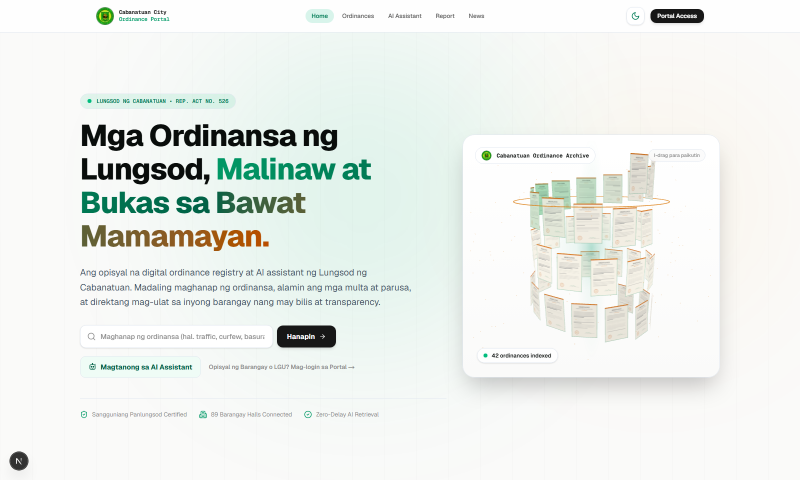
#> input picture docs/screenshot_compilation/screens/01_Citizen_Homepage_Hero.png, 1600 x 960 px (shown at 1/2 size)
$ python generate_ui_compilation.py
#> lines starting #> are read from the running program, lines starting #| are printed output that depends on the picture
#!/usr/bin/env python3
"""
System UI Screenshot Compilation & Wireframe Reference Generator
Cabanatuan City Ordinance & Legislative Portal

Generates:
1. Curated standalone high-resolution screenshots for core routes.
2. Composite multi-screen overview boards (Master All-in-One, Citizen, Admin).
3. Multi-page Wireframe Reference PDF (1 page per key screen with layout specs).
4. Interactive HTML Viewer with copy-paste ChatGPT prompt integration.
5. Markdown Cheat Sheet with prompts for ChatGPT wireframing.
"""

import os
import sys
import shutil
from pathlib import Path
from PIL import Image, ImageDraw, ImageFont

# Set root directory
ROOT_DIR = Path(__file__).resolve().parent.parent
SOURCE_ORIG_DIR = ROOT_DIR / "docs" / "user_manual" / "screenshots" / "original"
OUTPUT_DIR = ROOT_DIR / "docs" / "screenshot_compilation"
SCREENS_DIR = OUTPUT_DIR / "screens"
BOARDS_DIR = OUTPUT_DIR / "boards"

for d in [OUTPUT_DIR, SCREENS_DIR, BOARDS_DIR]:
    d.mkdir(parents=True, exist_ok=True)

# Font discovery
FONT_PATH = r"C:\Windows\Fonts\segoeui.ttf"
FONT_BOLD_PATH = r"C:\Windows\Fonts\segoeuib.ttf"
if not os.path.exists(FONT_PATH):
    FONT_PATH = r"C:\Windows\Fonts\arial.ttf"
if not os.path.exists(FONT_BOLD_PATH):
    FONT_BOLD_PATH = r"C:\Windows\Fonts\arialbd.ttf"

def get_font(size, bold=False):
    p = FONT_BOLD_PATH if bold else FONT_PATH
    try:
        return ImageFont.truetype(p, size)
    except Exception:
        return ImageFont.load_default()

# 14 Essential System Screens Definition
SCREENS = [
    {
        "id": "01",
        "title": "Public Citizen Portal - Homepage & Hero",
        "role": "Citizen & Public",
        "role_badge_bg": (2, 132, 199),  # Sky blue
        "route": "/",
        "filename": "01_Citizen_Homepage_Hero.png",
        "source": SOURCE_ORIG_DIR / "common" / "common_01_homepage_hero.png",
        "category": "citizen",
        "summary": "Public landing portal with search gateway, fast statistics, feature cards, and direct links to ordinances, news, and incident reporting.",
        "components": [
            "Top Navbar: Brand logo, navigation links, theme toggle, and Sign In action",
            "Hero Section: Search bar with instant autocomplete and scope selector",
            "Metrics Strip: Total ordinances, active barangays, and resolved incidents",
            "Navigation Feature Cards: Ordinance Explorer, AI Chatbot, Community Reports, Civic News",
            "Public Footer: LGU contact details, transparency seal, and legal notices"
        ]
    },
    {
        "id": "02",
        "title": "System Authentication & Role Sign-In",
        "role": "Universal Access",
        "role_badge_bg": (100, 116, 139),  # Slate
        "route": "/login",
        "filename": "02_Auth_Login_Modal.png",
        "source": SOURCE_ORIG_DIR / "common" / "common_02_login_page.png",
        "category": "common",
        "summary": "Secure authentication card modal supporting role-based sign in for citizens, barangay officials, and city administrators.",
        "components": [
            "Modal Backdrop: Dimmed focus overlay with close action",
            "Card Header: Cabanatuan official seal, portal title, and sign-in instructions",
            "Role Selector / Segmented Tabs: Citizen, Barangay Official, City Admin",
            "Input Form: Email address, password field with visibility toggle",
            "Action Buttons: Primary 'Sign In' CTA and 'Forgot Password' recovery link"
        ]
    },
    {
        "id": "03",
        "title": "Public Ordinance Explorer & Filter Engine",
        "role": "Citizen & Public",
        "role_badge_bg": (2, 132, 199),
        "route": "/ordinances",
        "filename": "03_Citizen_Ordinance_Explorer.png",
        "source": SOURCE_ORIG_DIR / "citizen" / "citizen_01_ordinance_explorer.png",
        "category": "citizen",
        "summary": "Central public repository with faceted category filtering, keyword search, status tags, and paginated ordinance cards.",
        "components": [
            "Filter Bar: Keyword search input, category pills (Traffic, Health, Zoning, Safety)",
            "Sorting Controls: Sort by enactment date, ordinance number, or relevance",
            "Ordinance Card Grid: Number badge, title, enactment date, executive summary, category tags",
            "Quick Actions: 'Read Provisions' button and 'Download PDF' quick icon",
            "Pagination Bar: Page number indicators, previous/next controls, and count summary"
        ]
    },
    {
        "id": "04",
        "title": "Ordinance Document Reader & Provisions",
        "role": "Citizen & Public",
        "role_badge_bg": (2, 132, 199),
        "route": "/ordinances/[slug]",
        "filename": "04_Citizen_Ordinance_Detail.png",
        "source": SOURCE_ORIG_DIR / "citizen" / "citizen_02_ordinance_detail.png",
        "category": "citizen",
        "summary": "Detailed legal document reader showcasing ordinance metadata, section-by-section provisions, sanctions, and PDF viewer access.",
        "components": [
            "Breadcrumb Trail: Home > Ordinances > Ordinance Detail",
            "Metadata Banner: Ordinance number, author/sponsor, date approved, effectivity date",
            "Executive Summary Box: Key takeaways in plain language for public comprehension",
            "Provisions Content Body: Structured legal sections, articles, and definitions",
            "Sanctions & Penalties Alert: Highlighted violations and corresponding penalties box",
            "Action Floating Bar: View Original PDF, Print, and Share document"
        ]
    },
    {
        "id": "05",
        "title": "AI Legislative Assistant & Citation Chatbot",
        "role": "Citizen & Public",
        "role_badge_bg": (2, 132, 199),
        "route": "/chatbot",
        "filename": "05_Citizen_AI_Legislative_Assistant.png",
        "source": SOURCE_ORIG_DIR / "citizen" / "citizen_04_ai_assistant.png",
        "category": "citizen",
        "summary": "Retrieval-Augmented Generation (RAG) conversational legal assistant providing cited answers referencing verified city ordinances.",
        "components": [
            "Chat Stream: Chronological conversation message bubbles (User & AI)",
            "Citation Pill Badges: Clickable ordinance reference links citing exact section numbers",
            "Quick Suggestion Chips: Preset FAQ prompts (e.g. curfew hours, noise regulations, tricycle fares)",
            "Input Bar: Multi-line text query input, send button, and disclaimer badge",
            "Legal Disclaimer: Automated AI assistance notice advising confirmation with official texts"
        ]
    },
    {
        "id": "06",
        "title": "Citizen Incident & Violation Report Form",
        "role": "Citizen & Public",
        "role_badge_bg": (2, 132, 199),
        "route": "/report",
        "filename": "06_Citizen_Incident_Report_Form.png",
        "source": SOURCE_ORIG_DIR / "citizen" / "citizen_05_community_report_form.png",
        "category": "citizen",
        "summary": "Community incident and violation submission interface with photo uploader, barangay tagging, geolocation, and anonymous toggle.",
        "components": [
            "Header Card: Purpose description and community reporting guidelines",
            "Category Dropdown: Violation type (e.g., Illegal Parking, Noise Curfew, Waste Disposal)",
            "Location Selectors: Specific Barangay selector and street/landmark input field",
            "Incident Narrative: Detailed description textarea",
            "Evidence Attachment Area: Drag-and-drop photo uploader with preview thumbnails",
            "Privacy Control: Anonymous submission toggle switch to protect citizen identity",
            "Submit CTA: Primary 'Submit Incident Report' button with verification notice"
        ]
    },
    {
        "id": "07",
        "title": "Civic News & Announcements Bulletin",
        "role": "Citizen & Public",
        "role_badge_bg": (2, 132, 199),
        "route": "/news",
        "filename": "07_Citizen_Civic_News.png",
        "source": SOURCE_ORIG_DIR / "citizen" / "citizen_07_civic_news.png",
        "category": "citizen",
        "summary": "Public civic updates bulletin featuring official announcements, public hearing notices, and executive community orders.",
        "components": [
            "Featured Spotlight Card: Hero banner for high-priority city announcements",
            "Filter Pills: All, Public Hearings, Advisory, Community Notices, Traffic Updates",
            "News Cards Grid: 3-column card layout with thumbnail image, date badge, title, excerpt",
            "Article Footer: Read More button, sharing links, and author attribution"
        ]
    },
    {
        "id": "08",
        "title": "Barangay Admin - Operational Dashboard",
        "role": "Barangay Admin",
        "role_badge_bg": (5, 150, 105),  # Emerald green
        "route": "/admin/barangay",
        "filename": "08_Barangay_Admin_Dashboard.png",
        "source": SOURCE_ORIG_DIR / "barangay_admin" / "barangay_01_dashboard.png",
        "category": "barangay",
        "summary": "Operational home for barangay officials with KPI summary statistics, pending review queues, and recent community incident tickets.",
        "components": [
            "Sidebar Navigation: Dashboard, Ordinances, Community Reports, Analytics, Settings",
            "Header Bar: Barangay identifier badge, quick notifications, user profile menu",
            "KPI Metric Cards: Total Local Ordinances, Active Community Reports, Pending LGU Submissions, Resolution Rate",
            "Recent Activity Feed: Chronological log of recent ordinance drafts and status changes",
            "Pending Incident Queue: Quick-access table of urgent citizen reports awaiting triage"
        ]
    },
    {
        "id": "09",
        "title": "Barangay Admin - Ordinance Registry & Drafting",
        "role": "Barangay Admin",
        "role_badge_bg": (5, 150, 105),
        "route": "/admin/barangay/ordinances",
        "filename": "09_Barangay_Ordinance_Management.png",
        "source": SOURCE_ORIG_DIR / "barangay_admin" / "barangay_02_ordinance_management.png",
        "category": "barangay",
        "summary": "Barangay ordinance registry interface with status filters (Draft, Submitted, Enacted) and new draft ordinance creation action.",
        "components": [
            "Action Toolbar: Search input, status filter tabs (All, Draft, Submitted to LGU, Enacted)",
            "Primary CTA: '+ Draft New Ordinance' modal launcher button",
            "Registry Table: Columns for Ordinance No., Title, Category, Submission Date, Workflow Status Badge",
            "Row Actions: Edit draft, upload PDF document, submit to City LGU review, delete draft",
            "Table Pagination: Page selector and row count summary"
        ]
    },
    {
        "id": "10",
        "title": "Barangay Admin - Incident Triage & Resolution Modal",
        "role": "Barangay Admin",
        "role_badge_bg": (5, 150, 105),
        "route": "/admin/barangay/reports (modal)",
        "filename": "10_Barangay_Incident_Triage.png",
        "source": SOURCE_ORIG_DIR / "barangay_admin" / "barangay_06_report_triage_modal.png",
        "category": "barangay",
        "summary": "Detailed triage modal allowing barangay officials to inspect citizen reports, review photo evidence, and update verification status.",
        "components": [
            "Modal Dialog: Focused popup over blurred admin table background",
            "Report Header: Ticket ID, submission timestamp, and reporter contact (or 'Anonymous')",
            "Evidence Viewer: Full photo evidence preview with zoom capability",
            "Status Selector: Radio / dropdown (Pending, Under Investigation, Resolved, Dismissed)",
            "Official Notes: Officer inspection remarks and action taken textarea",
            "Action CTAs: 'Save Status Update' button and 'Close' button"
        ]
    },
    {
        "id": "11",
        "title": "LGU City Admin - Executive Oversight Dashboard",
        "role": "City LGU Admin",
        "role_badge_bg": (124, 58, 237),  # Purple
        "route": "/admin/lgu",
        "filename": "11_LGU_Executive_Dashboard.png",
        "source": SOURCE_ORIG_DIR / "lgu_admin" / "lgu_01_executive_dashboard.png",
        "category": "lgu",
        "summary": "City-wide executive console displaying high-level legislative metrics, pending barangay ordinance approvals, and city incident trends.",
        "components": [
            "Admin Sidebar: Executive Dashboard, Ordinance Repository, Review Workflow, User Management, Barangays, Reports, News, Analytics",
            "Executive KPI Strip: Total City Ordinances, Registered Barangays, Pending Legislative Reviews, Total Community Incidents",
            "Legislative Review Urgent Queue: High-priority table of ordinances awaiting City Council action",
            "Barangay Submission Activity: Quick-glance status indicators across all city districts"
        ]
    },
    {
        "id": "12",
        "title": "LGU City Admin - Legislative Review & Approval Modal",
        "role": "City LGU Admin",
        "role_badge_bg": (124, 58, 237),
        "route": "/admin/lgu/ordinances (modal)",
        "filename": "12_LGU_Ordinance_Review_Approval.png",
        "source": SOURCE_ORIG_DIR / "lgu_admin" / "lgu_03_review_approve_modal.png",
        "category": "lgu",
        "summary": "Official legislative review modal for Sangguniang Panlungsod approval, compliance validation, and revision request feedback.",
        "components": [
            "Modal Header: Draft Ordinance title, originating barangay, and submission date",
            "Document Preview: Legal provisions summary and AI-extracted compliance parameters",
            "Council Review Remarks: Rich text feedback box for revision notes or commendations",
            "Approval Action Bar: 'Approve & Enact' (Success), 'Request Revisions' (Warning), 'Reject' (Danger), 'Cancel'"
        ]
    },
    {
        "id": "13",
        "title": "LGU City Admin - City-wide Reports & Incident Monitoring",
        "role": "City LGU Admin",
        "role_badge_bg": (124, 58, 237),
        "route": "/admin/lgu/reports",
        "filename": "13_LGU_City_Reports_Monitoring.png",
        "source": SOURCE_ORIG_DIR / "lgu_admin" / "lgu_07_city_reports_monitoring.png",
        "category": "lgu",
        "summary": "City-wide monitoring system aggregating reports from all 89 barangays with multi-level filtering and status tracking.",
        "components": [
            "Filter Controls: Barangay district dropdown, category selector, date range picker, and resolution status tabs",
            "Summary Metric Badges: Open Incidents, Under Investigation, Resolved, Average Resolution Time",
            "Master Incidents Table: Ticket ID, Date, Barangay, Category, Description Excerpt, Current Status Badge, Action View Button",
            "Export Tools: Export to CSV / PDF report buttons"
        ]
    },
    {
        "id": "14",
        "title": "LGU City Admin - Legislative Analytics & Trends",
        "role": "City LGU Admin",
        "role_badge_bg": (124, 58, 237),
        "route": "/admin/lgu/analytics",
        "filename": "14_LGU_Legislative_Analytics.png",
        "source": SOURCE_ORIG_DIR / "lgu_admin" / "lgu_10_analytics_charts.png",
        "category": "lgu",
        "summary": "Interactive analytics dashboard visualizing ordinance enactments, category distributions, and community resolution performance.",
        "components": [
            "Date Range Filter: Predefined presets (Last 30 Days, 6 Months, Year-to-Date, All Time)",
            "Summary Stat Cards: Enacted Ordinances, Citizen Report Resolution Rate, Active AI Queries",
            "Chart 1 (Bar/Line): Monthly Ordinance Enactment and Submission Trends",
            "Chart 2 (Donut/Pie): Legislative Distribution by Category (Traffic, Sanitation, Safety, Governance)",
            "Chart 3 (Comparative): Barangay Activity & Incident Resolution Rate Comparison",
            "Export Toolbar: Download high-res chart image or raw data dataset"
        ]
    }
]

print(f"Total curated screens to process: {len(SCREENS)}")

# Step 1: Copy clean curated screenshots
for sc in SCREENS:
    src = sc["source"]
    dst = SCREENS_DIR / sc["filename"]
    if src.exists():
        shutil.copy2(src, dst)
        print(f"  [OK] Copied {sc['filename']} ({os.path.getsize(dst)} bytes)")
    else:
        print(f"  [WARN] Source not found: {src}")

# Step 2: Build Composite Boards using PIL
def build_composite_board(board_screens, cols, title_text, subtitle_text, out_filename):
    """
    Renders an ultra-clean composite image containing framed screenshots
    with role badges, titles, and wireframe element breakdowns.
    """
#> called with cols = 3, out_filename = '00_MASTER_COMPILATION_OVERVIEW.png'
    rows = (len(board_screens) + cols - 1) // cols

    # Thumbnail resolution
    thumb_w = 920
    thumb_h = int(thumb_w * (960 / 1600))  # 552 px

    card_header_h = 56
    card_footer_h = 44
    card_h = card_header_h + thumb_h + card_footer_h
    card_w = thumb_w

    pad_x = 36
    pad_y = 36
    top_header_h = 130

    board_w = pad_x * 2 + cols * card_w + (cols - 1) * pad_x
    board_h = top_header_h + rows * card_h + (rows - 1) * pad_y + pad_y

    # Background: modern slate-100
    board = Image.new("RGB", (board_w, board_h), (241, 245, 249))
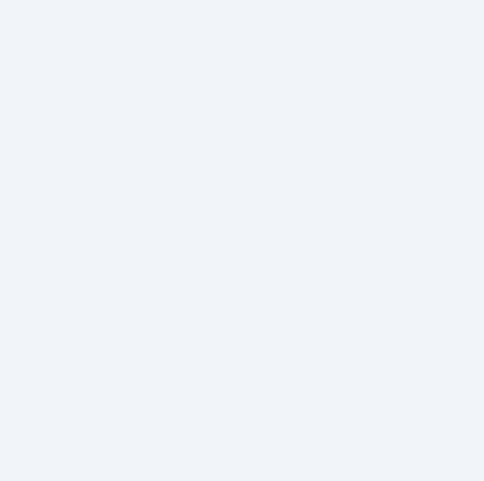
#> board: PIL image 2904x2882 RGB (shown at 1/6 size); mean R, G, B 241, 245, 249
    draw = ImageDraw.Draw(board)

    # Header Banner (Deep Civic Slate #0f172a)
    draw.rectangle([(0, 0), (board_w, top_header_h - 20)], fill=(15, 23, 42))

    # Header text
    f_title = get_font(32, bold=True)
    f_sub = get_font(18, bold=False)
    f_badge = get_font(14, bold=True)
    f_card_title = get_font(18, bold=True)
    f_card_route = get_font(14, bold=False)
    f_footer = get_font(13, bold=False)

    draw.text((pad_x, 24), title_text, fill=(255, 255, 255), font=f_title)
    draw.text((pad_x, 68), subtitle_text, fill=(148, 163, 184), font=f_sub)

    # Counter badge in top right
    count_badge_text = f"Total Screens: {len(board_screens)}"
    badge_w = 180
    badge_h = 36
    bx = board_w - pad_x - badge_w
    by = 38
    draw.rounded_rectangle([(bx, by), (bx + badge_w, by + badge_h)], radius=6, fill=(30, 41, 59))
    draw.text((bx + 20, by + 8), count_badge_text, fill=(56, 189, 248), font=f_badge)

    # Draw cards
    for idx, sc in enumerate(board_screens):
        c = idx % cols
        r = idx // cols

        x = pad_x + c * (card_w + pad_x)
        y = top_header_h + r * (card_h + pad_y)

        # Card container shadow / border
        draw.rounded_rectangle([(x, y), (x + card_w, y + card_h)], radius=10, fill=(255, 255, 255), outline=(203, 213, 225), width=2)

        # Card header fill (subtle slate-50)
        draw.rounded_rectangle([(x, y), (x + card_w, y + card_header_h)], radius=10, fill=(248, 250, 252))
        draw.rectangle([(x, y + card_header_h - 10), (x + card_w, y + card_header_h)], fill=(248, 250, 252))
        draw.line([(x, y + card_header_h), (x + card_w, y + card_header_h)], fill=(226, 232, 240), width=1)

        # Role Badge pill
        role_text = f" {sc['role'].upper()} "
        rx = x + 16
        ry = y + 14
        rw = 130 if "City" in sc['role'] else 110
        draw.rounded_rectangle([(rx, ry), (rx + rw, ry + 26)], radius=4, fill=sc["role_badge_bg"])
        draw.text((rx + 8, ry + 4), sc['role'], fill=(255, 255, 255), font=get_font(12, bold=True))

        # Title text
        title_display = f"#{sc['id']}: {sc['title']}"
        draw.text((rx + rw + 14, y + 10), title_display, fill=(15, 23, 42), font=f_card_title)
        draw.text((rx + rw + 14, y + 32), f"Route: {sc['route']}", fill=(100, 116, 139), font=f_card_route)

        # Screenshot image
        src_img_path = SCREENS_DIR / sc["filename"]
        if src_img_path.exists():
            im = Image.open(src_img_path)
#> im is the input picture: PIL image 1600x960 RGB; mean R, G, B 235.6, 239.8, 236
            im_resized = im.resize((thumb_w, thumb_h), Image.Resampling.LANCZOS)
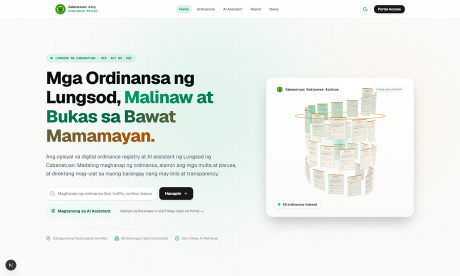
#> im_resized: PIL image 920x552 RGB (shown at 1/2 size); mean R, G, B 235.6, 239.7, 236
            board.paste(im_resized, (x, y + card_header_h))
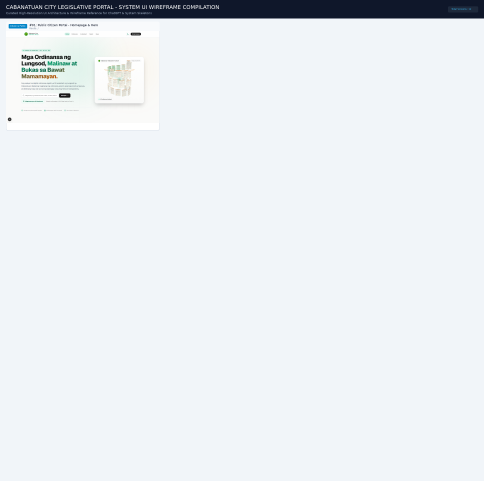
#> board: PIL image 2904x2882 RGB (shown at 1/6 size); mean R, G, B 232.3, 236.4, 240.5
        else:
            draw.rectangle([(x, y + card_header_h), (x + card_w, y + card_header_h + thumb_h)], fill=(226, 232, 240))
            draw.text((x + 200, y + card_header_h + 200), "Screenshot Not Found", fill=(100, 116, 139), font=f_title)

        # Card footer (Wireframe summary highlights)
        fy = y + card_header_h + thumb_h
        draw.line([(x, fy), (x + card_w, fy)], fill=(226, 232, 240), width=1)

        components_short = " • ".join(sc["components"][:3])
        if len(components_short) > 115:
            components_short = components_short[:112] + "..."
        draw.text((x + 16, fy + 14), f"Components: {components_short}", fill=(71, 85, 105), font=f_footer)

    out_path = BOARDS_DIR / out_filename
    board.save(out_path, quality=95)
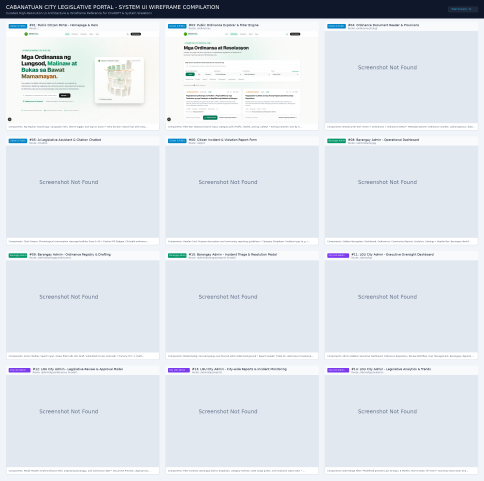
#> saved as 00_MASTER_COMPILATION_OVERVIEW.png: PIL image 2904x2882 RGB (shown at 1/6 size); mean R, G, B 221.9, 227.2, 233.6
    print(f"  [OK] Saved composite board: {out_filename} ({board.size[0]}x{board.size[1]} px, {os.path.getsize(out_path)} bytes)")
#|   [OK] Saved composite board: 00_MASTER_COMPILATION_OVERVIEW.png (2904x2882 px, 585356 bytes)
    return out_path

# Board 1: Master All-in-One (3 cols x 4 rows = 12 core screens)
core_12 = [s for s in SCREENS if s["id"] not in ["02", "07"]]  # Exclude secondary auth/news to keep 12 pristine core pages
build_composite_board(
    core_12,
    cols=3,
    title_text="CABANATUAN CITY LEGISLATIVE PORTAL - SYSTEM UI WIREFRAME COMPILATION",
    subtitle_text="Curated High-Resolution UI Architecture & Wireframe Reference for ChatGPT & System Skeletons",
    out_filename="00_MASTER_COMPILATION_OVERVIEW.png"
)

# Board 2: Citizen & Public Portal Board (2 cols x 3 rows = 6 screens)
citizen_screens = [s for s in SCREENS if s["category"] == "citizen"][:6]
build_composite_board(
    citizen_screens,
    cols=2,
    title_text="CITIZEN & PUBLIC ACCESS PORTAL - UI WIREFRAME REFERENCE",
    subtitle_text="Public-Facing Architectural Blueprints (Landing, Search, Detail, AI Chatbot, Reports, News)",
    out_filename="01_CITIZEN_PORTAL_COMPILATION.png"
)
#> call 2 of build_composite_board, with cols = 2, out_filename = '01_CITIZEN_PORTAL_COMPILATION.png'
#> in build_composite_board (call 2), `board = Image.new("RGB", (board_w, board_h), (241, 245, 249))`:
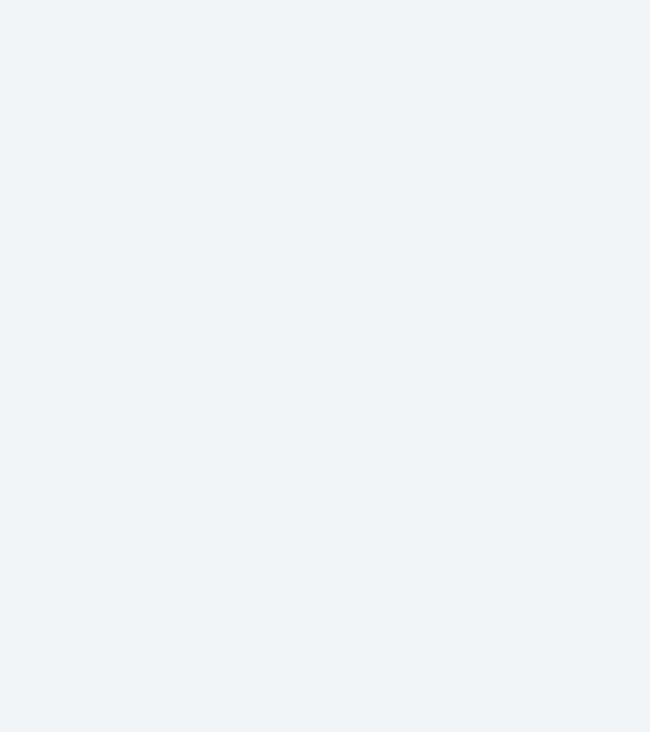
#> board: PIL image 1948x2194 RGB (shown at 1/3 size); mean R, G, B 241, 245, 249
#> (the rest of the program and of its run is left out)
